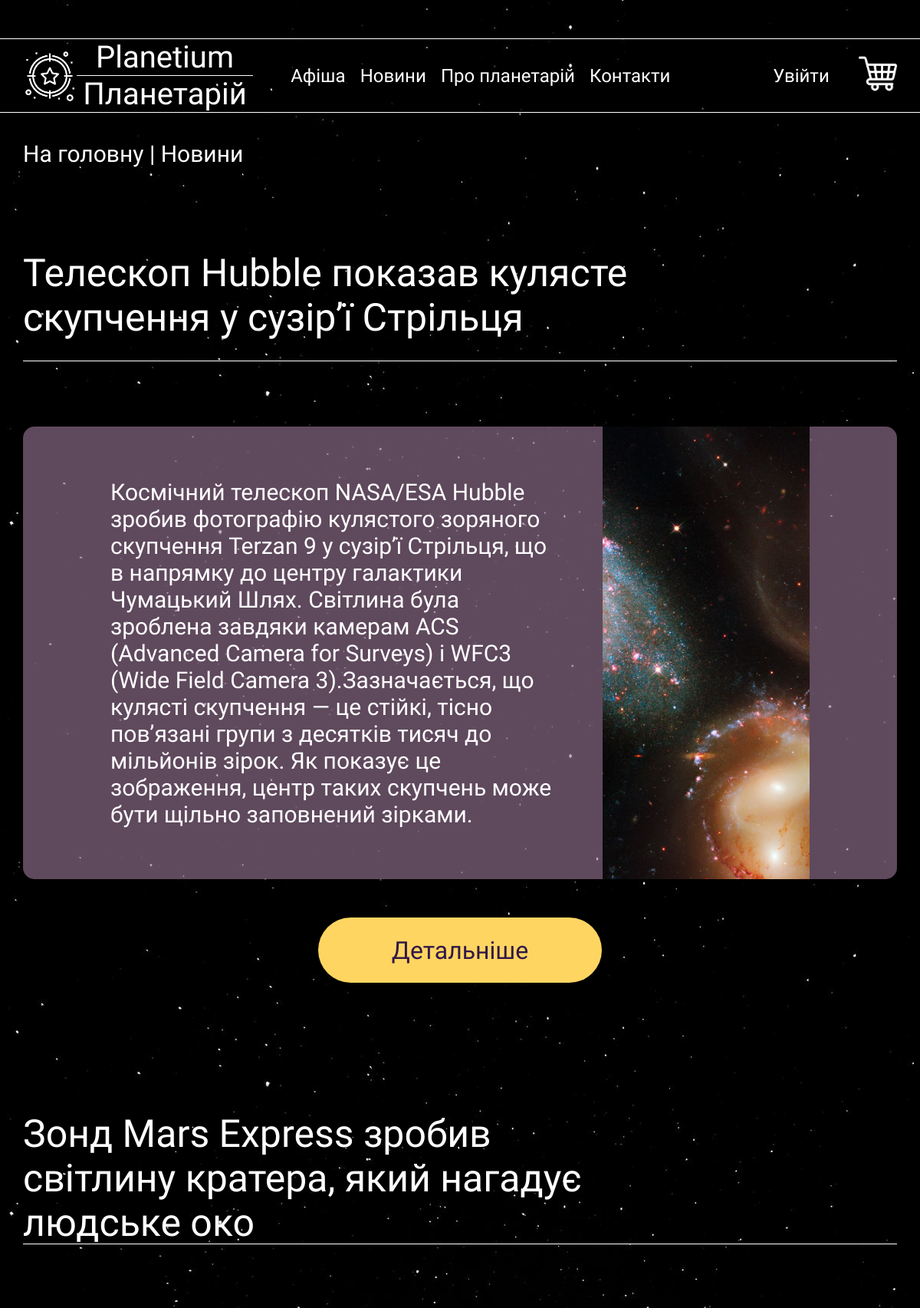
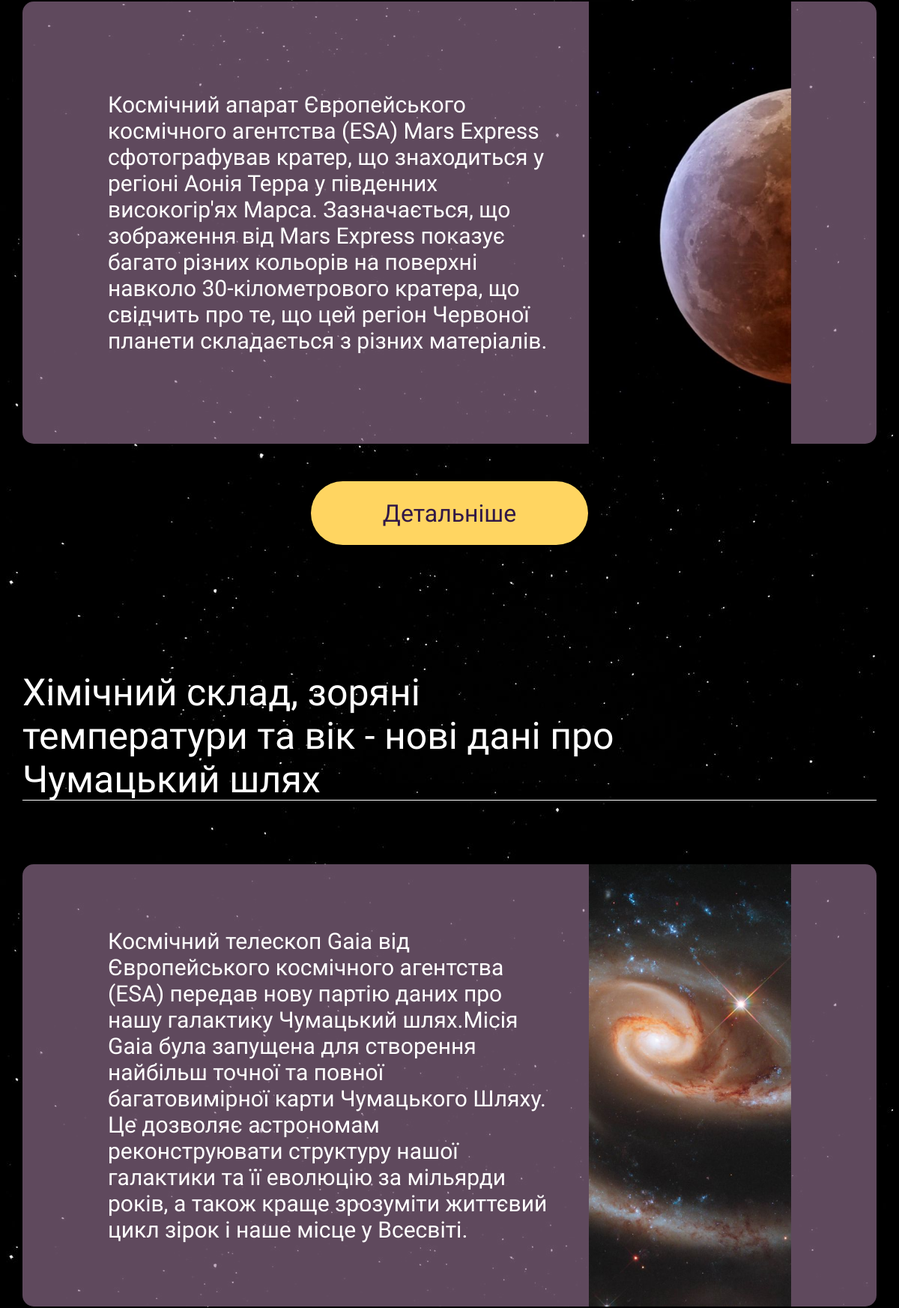
Page /news/ (upper part) on the committed database (2 pictures, top to bottom).
### News/models.py (models this page shows, shortened)
class News(models.Model):
    name = models.CharField(max_length=200)
    image = models.ImageField(upload_to='images/news/')
    about = models.TextField(max_length=2000)
    link = models.TextField(max_length=500, blank=True)

### News/views.py (the view)
# urls.py: path('', all_news, name='all_news'),
def all_news(request):
    news = News.objects.all()
    return render(request, "news.html", context={'news': news})

### News/templates/news.html (shortened to what this page needs)
{% extends 'index.html' %}
{% block content %}
<section class="links">
    <div class="container">
        <a href="{% url 'main:landing' %}">На головну</a>
        <p>&nbsp|&nbsp</p>
        <a href="">Новини</a>
    </div>
</section>
{% if news %}
        <section class="additional-info-block news">
            <div class="container">
                {% for news in news %}
                    <h1>
                        {{ news.name }}
                    </h1>
                    <hr>
                    <div class="block">
                        <div class="spacing">
                            <p>
                                {{ news.about }}
                            </p>
                            <img src="{{ news.image.url }}" alt="">
                        </div>
                    </div>
                    <div class="form">
                        <button onclick=location.href="{{ news.link }}">Детальніше</button>
                    </div>
                {% endfor %}
            </div>
        </section>
{% endif %}
{% endblock %}

### static/style.css (style rules this page uses)
html, body { padding: 0; margin: 0; background-image: url("/media/images/starsstarrysky.jpg"); background-repeat: repeat; font-family: Podkova, serif; }
h1 { display: flex; align-items: center; margin-bottom: 0; color: white; font-size: 50px; height: 75px; width: 600px; margin-top: 120px; font-weight: normal; }
hr { height: 1px; border-width: 0; margin-top: 0; margin-bottom: 45px; background-color: white; }
.links { height: 100px; }
.links .container { display: flex; align-items: center; height: 100%; }
.links .container a, .links .container p { color: white; font-size: 30px; text-decoration: none; }
.form { width: 100%; display: flex; justify-content: center; align-items: center; }
.additional-info-block, .about-block { background: transparent; height: 1100px; }
.additional-info-block .block, .about-block .block { display: flex; justify-content: center; background: rgba(158, 123, 155, 0.6); height: 600px; width: 100%; border-radius: 15px; margin-top: 85px; }
.additional-info-block .block .spacing, .about-block .block .spacing { height: 100%; width: 80%; display: flex; justify-content: space-between; }
.additional-info-block .block .spacing p, .about-block .block .spacing p { display: flex; align-items: center; color: white; font-size: 32px; height: 100%; width: 670px; margin: 0; }
.additional-info-block .block .spacing img, .about-block .block .spacing img { object-fit: cover; width: 300px; height: 100%; }
.additional-info-block button, .about-block button { display: flex; justify-content: center; align-items: center; width: 370px; height: 85px; background-color: #FFD561; color: #311847; text-decoration: none; font-family: Podkova, serif; font-size: 32px; border-radius: 50px; border: 0; margin-top: 50px; }
.news { height: 3400px; }
.news .container h1 { width: 70%; height: 130px; margin-top: 50px; }
.news .container button { margin-bottom: 120px; }
@media (max-width: 1399.5px) { .additional-info-block { height: 1000px; } }
@media (max-width: 1399.5px) { .additional-info-block .block { height: 550px; } }
@media (max-width: 1399.5px) { .additional-info-block .block .spacing p { font-size: 30px; width: 590px; } }
@media (max-width: 1399.5px) { .additional-info-block .block .spacing img { width: 270px; } }
@media (max-width: 1399.5px) { .news { height: 3470px; } }
@media (max-width: 1399.5px) { .news .container .block { height: 590px; } }
@media (max-width: 1399.5px) { .news .container h1 { height: 170px; } }

### rows in the picture
News: name "Телескоп Hubble показав кулясте скупчення у сузір’ї Стрільця", about "Космічний телескоп NASA/ESA Hubble зробив фотографію кулястого зоряного скупчення Terzan 9 у сузір’ї Стрільця, що в напрямку до центру галактики Чумацький Шлях. Світлина була зроблена завдяки камерам ACS (Advanced Camera for Surveys) і WFC3 (Wide Field Camera 3).Зазначається, що кулясті скупчення — це стійкі, тісно пов’язані групи з десятків тисяч до мільйонів зірок. Як показує це зображення, центр таких скупчень може бути щільно заповнений зірками.", image (picture)
News: name "Зонд Mars Express зробив світлину кратера, який нагадує людське око", about "Космічний апарат Європейського космічного агентства (ESA) Mars Express сфотографував кратер, що знаходиться у регіоні Аонія Терра у південних високогір'ях Марса. Зазначається, що зображення від Mars Express показує багато різних кольорів на поверхні навколо 30-кілометрового кратера, що свідчить про те, що цей регіон Червоної планети складається з різних матеріалів.", image (picture)
News: name "Хімічний склад, зоряні температури та вік - нові дані про Чумацький шлях", about "Космічний телескоп Gaia від Європейського космічного агентства (ESA) передав нову партію даних про нашу галактику Чумацький шлях.Місія Gaia була запущена для створення найбільш точної та повної багатовимірної карти Чумацького Шляху. Це дозволяє астрономам реконструювати структуру нашої галактики та її еволюцію за мільярди років, а також краще зрозуміти життєвий цикл зірок і наше місце у Всесвіті.", image (picture)
